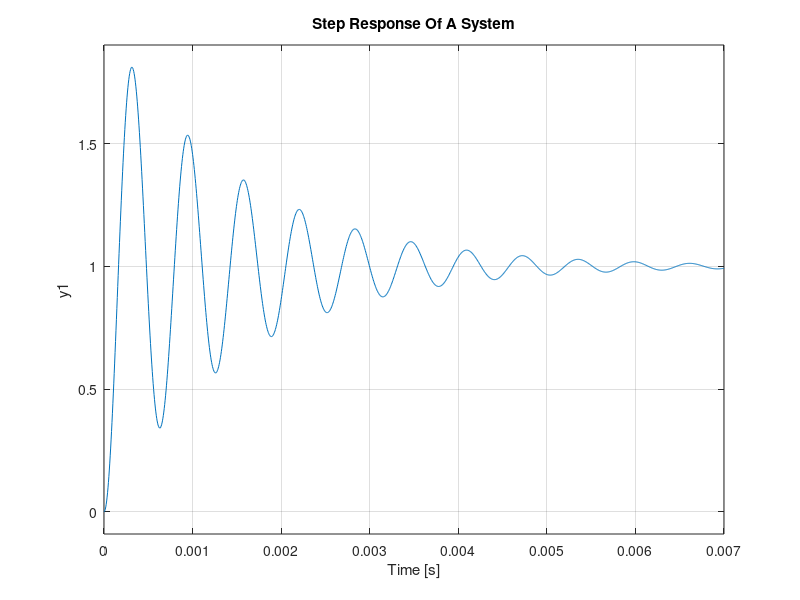

MATLAB code for this plot:
clear all;
clc;
zeta = 0.06625;
wn = 10^4;
num =[10^8];
den =[1 2*zeta*wn wn^2];
G=tf(num,den)
step(G,0:0.000005:0.007);
title('Step Response Of A System');
[r,p,c]=residue(num,den);
w = logspace(0,4,500);
